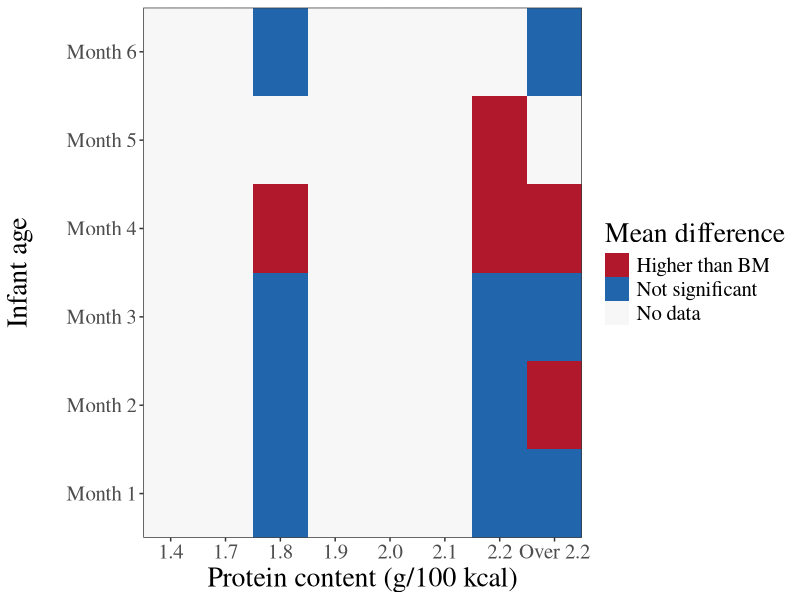

R code for this plot:
# heat map for meta analysis
library(tidyverse)
mapData <- readxl::read_excel("data/meta heat map data 2022 03 21-rqq.xlsx")

syn_data <- expand_grid(age = c(1:6), 
                           protein = c("1.4", "1.7", "1.8", "1.9", "2", "2.1", "2.2", "over 2.2"))

# Weight gain -------------------------------------------------------------
mapData_wg <- filter(mapData, parameter == "weight gain")

syn_data_wg <- left_join(syn_data, mapData_wg, by =c("age", "protein"))

syn_data_wg <- syn_data_wg %>% mutate(
  effect = case_when(is.na(effect) ~ "miss",
                     TRUE ~ effect)
)

fillColor <- c(h = "red",
               l = "green",
               ns = "white")

wg_heat <- ggplot()+
  geom_raster(data = syn_data_wg, 
              aes(x = protein, y = as.factor(age), fill = effect)) +
  theme_bw() +
  scale_fill_manual(name = "Mean difference",
                    breaks = c("h","l","ns", "miss"),
                    labels = c("Higher than BM", "Lower than BM",
                               "Not significant", "No data"),
                    values = c(h = "#b2182b",
                               l = "#d9ef8b",
                               ns = "#2166ac",
                               miss = "#f7f7f7")) +
  scale_x_discrete(labels = c("1.4", "1.7", "1.8", "1.9", "2.0", "2.1", "2.2", "Over 2.2"),
                   expand = c(0,0)) +
  scale_y_discrete(breaks = c(1,2,3,4,5,6),
                   labels = c("Month 1", "Month 2", "Month 3",
                              "Month 4", "Month 5", "Month 6"),
                   expand = c(0,0)) +
  theme(
    axis.title = element_text(size = 20,
                              family = "serif"),
    axis.text = element_text(size = 15, 
                             family = "serif"),
    legend.title = element_text(size = 20,
                                family = "serif"),
    legend.text = element_text(size = 15, 
                               family = "serif"),
  ) +
  ylab("Infant age\n")+
  xlab("Protein content (g/100 kcal)")

# Weight gain -------------------------------------------------------------
mapData_hg <- filter(mapData, parameter == "height gain")

syn_data_hg <- left_join(syn_data, mapData_hg, by =c("age", "protein"))

syn_data_hg <- syn_data_hg %>% mutate(
  effect = case_when(is.na(effect) ~ "miss",
                     TRUE ~ effect)
)


hg_heat <- ggplot()+
  geom_raster(data = syn_data_hg, 
              aes(x = protein, y = as.factor(age), fill = effect)) +
  theme_bw() +
  scale_fill_manual(name = "Mean difference",
                    breaks = c("h","l","ns", "miss"),
                    labels = c("Higher than BM", "Lower than BM",
                               "Not significant", "No data"),
                    values = c(h = "#b2182b",
                               l = "#d9ef8b",
                               ns = "#2166ac",
                               miss = "#f7f7f7")) +
  scale_x_discrete(labels = c("1.4", "1.7", "1.8", "1.9", "2.0", "2.1", "2.2", "Over 2.2"),
                   expand = c(0,0)) +
  scale_y_discrete(breaks = c(1,2,3,4,5,6),
                   labels = c("Month 1", "Month 2", "Month 3",
                              "Month 4", "Month 5", "Month 6"),
                   expand = c(0,0)) +
  theme(
    axis.title = element_text(size = 20,
                              family = "serif"),
    axis.text = element_text(size = 15, 
                             family = "serif"),
    legend.title = element_text(size = 20,
                                family = "serif"),
    legend.text = element_text(size = 15, 
                               family = "serif"),
  ) +
  ylab("Infant age\n")+
  xlab("Protein content (g/100 kcal)")

# BMI -------------------------------------------------------------
mapData_bmi <- filter(mapData, parameter == "bmi")

syn_data_bmi <- left_join(syn_data, mapData_bmi, by =c("age", "protein"))

syn_data_bmi <- syn_data_bmi %>% mutate(
  effect = case_when(is.na(effect) ~ "miss",
                     TRUE ~ effect)
)


bmi_heat <- ggplot()+
  geom_raster(data = syn_data_bmi, 
              aes(x = protein, y = as.factor(age), fill = effect)) +
  theme_bw() +
  scale_fill_manual(name = "Mean difference",
                    breaks = c("h","l","ns", "miss"),
                    labels = c("Higher than BM", "Lower than BM",
                               "Not significant", "No data"),
                    values = c(h = "#b2182b",
                               l = "#d9ef8b",
                               ns = "#2166ac",
                               miss = "#f7f7f7")) +
  scale_x_discrete(labels = c("1.4", "1.7", "1.8", "1.9", "2.0", "2.1", "2.2", "Over 2.2"),
                   expand = c(0,0)) +
  scale_y_discrete(breaks = c(1,2,3,4,5,6),
                   labels = c("Month 1", "Month 2", "Month 3",
                              "Month 4", "Month 5", "Month 6"),
                   expand = c(0,0)) +
  theme(
    axis.title = element_text(size = 20,
                              family = "serif"),
    axis.text = element_text(size = 15, 
                             family = "serif"),
    legend.title = element_text(size = 20,
                                family = "serif"),
    legend.text = element_text(size = 15, 
                               family = "serif"),
  ) +
  ylab("Infant age\n")+
  xlab("Protein content (g/100 kcal)")
bmi_heat